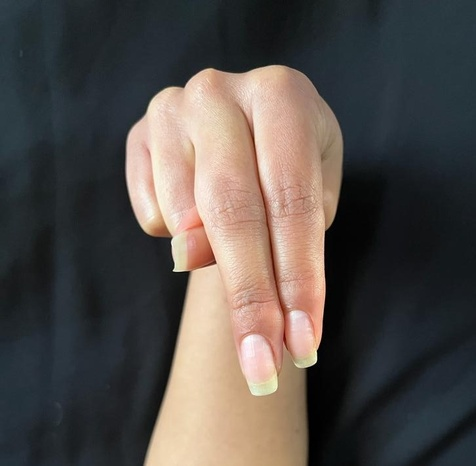
#> input picture Images/Ny.jpg, 476 x 466 px, shrunk from 726 x 710 before the run
$ python code_1_2_Hu_distance.py
#> lines starting #> are read from the running program, lines starting #| are printed output that depends on the picture; after the words box and inside, x2 and y2 are one past the last pixel; in counts of white or black regions, pixels touching at a corner belong together; long printed decimals are rounded
#> further down, imagen is the input picture: shape (466, 476, 3); mean B, G, R 74.2, 77.9, 83.9
# Librerias
import cv2 as cv
import numpy as np
from skimage import io
from skimage import filters

from math import copysign, log10

# Pre-procesamiento de imagen
def algoritmo_region_bordes(imagen):
    # Eliminación de ruido - Preprocesamiento (2)
    im_ruido = cv.pyrMeanShiftFiltering(imagen,sp=30,sr=50)

    # Escala de grises - Preprocesamiento (3)
    im_gris = cv.cvtColor(im_ruido, cv.COLOR_BGR2GRAY)

    # Binarización | Binarización de Otsu - Segmentación (4)
    ret, im_binaria = cv.threshold(im_gris, 0, 255, cv.THRESH_BINARY | cv.THRESH_OTSU)
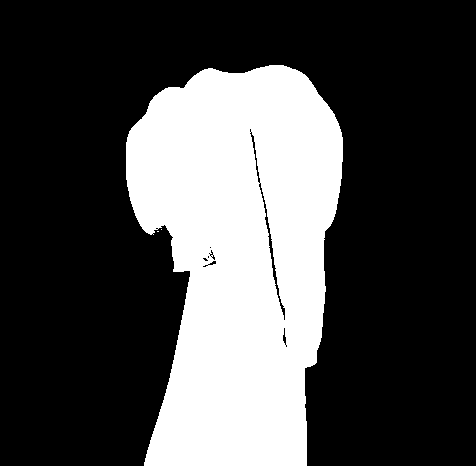
#> im_binaria: shape (466, 476); 29.2% white; 3 white regions (2 under 20 px), largest, box (x1, y1, x2, y2) and area: (126, 65, 343, 466) 64824
#> ret = 111

    # Detección de bordes - Segmentación (5)
    img_filtro1 = filters.sobel(im_binaria)

    # Operaciones morfologicas - Segmentación (6)
    kernel = cv.getStructuringElement(cv.MORPH_RECT, (3, 3))
    apertura = cv.morphologyEx(im_binaria, cv.MORPH_OPEN, kernel=kernel, iterations=2)
#> apertura: shape (466, 476); 29.2% white; 1 white region, box (x1, y1, x2, y2) and area: (126, 65, 343, 466) 64740
    dilatacion = cv.dilate(apertura, kernel, iterations=3)
#> dilatacion: shape (466, 476); 31.1% white; 1 white region, box (x1, y1, x2, y2) and area: (123, 62, 346, 466) 68905

   # Umbralización - Segmentación (7)
    th, im_umbral = cv.threshold(apertura, 80, 150, cv.THRESH_BINARY_INV)

    # Copia de la imagen umbralizada - Segmentación (8)
    im_umbral_copia = im_umbral.copy()

    # Mascara para rellenar con 2 pixeles mayores a la imagen - Segmentación (9)  [Relleno]
    a, l = im_umbral.shape[:2]
#> a = 466; l = 476
    mascara = np.zeros((a+2, l+2), np.uint8)

    # Rellenando desde el punto (0, 0) al 255
    cv.floodFill(im_umbral_copia, mascara, (0,0), 255);
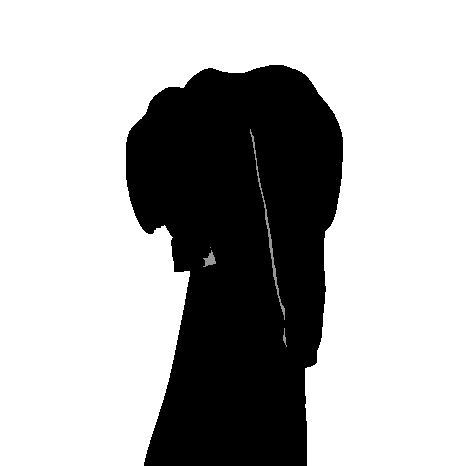
#> im_umbral_copia: shape (466, 476); min 0, max 255, mean 180.3

    # Invertido del relleno de la imagen - Segmentación (10) [Relleno invertido]
    im_seg_inv = cv.bitwise_not(im_umbral_copia)

    # Combinación de imagenes para obtener imagen rellenada - Segmentación (11)
    im_combinada = im_umbral | im_seg_inv
#> im_combinada: shape (466, 476); values 150 (black) and 255 (white), 29.4% white; 1 white region, box (x1, y1, x2, y2) and area: (126, 65, 343, 466) 65276

    # Binarización de otsu - Segmentación (12)
    ret, im_binaria2 = cv.threshold(im_combinada, 0, 255, cv.THRESH_BINARY | cv.THRESH_OTSU)
#> ret = 150
    #--- se usará para momentos ---
    #tamanio_imagen('Imagen binaria rellena')
    #cv.imshow('Imagen binaria rellena', im_binaria2)
    #momentos(im_binaria2)
    distance(im_binaria2)
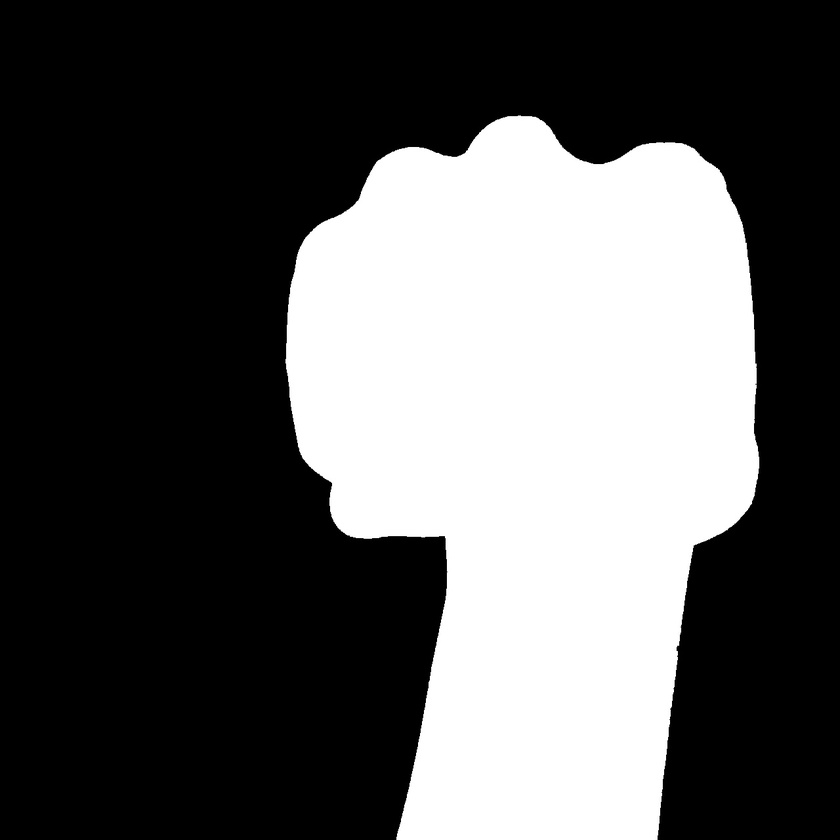
#> input picture Images/NewImages/N.jpg, 840 x 840 px, shrunk from 1280 x 1280 before the run, found by its file name
#> in distance, im2 is the input picture: shape (840, 840); min 0, max 255, mean 88.5
#> in distance, `m2 = cv.matchShapes(im1,im2,cv.CONTOURS_MATCH_I2,0)`: m2 = 0.0747
#| Imagen Are comp. Imagen Yara: 0.07473

    # Etiquetado - Técnicas y funciones de python (13)
    distancia = cv.distanceTransform(im_binaria2, cv.DIST_L2, 3)
    distancia_salida = cv.normalize(distancia, 0, 1.0, cv.NORM_MINMAX)
    ret, superficie = cv.threshold(distancia_salida, distancia_salida.max() * 0.3, 255, cv.THRESH_BINARY)
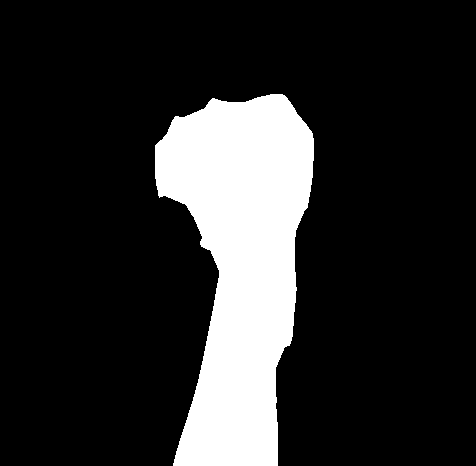
#> superficie: shape (466, 476) float32; 17.1% white; 1 white region, box (x1, y1, x2, y2) and area: (155, 94, 314, 466) 37900
#> ret = 0.00265

    # Marcadores de superficie a 8 bits - Técnicas y funciones de python (14)
    superficie_8 = np.uint8(superficie)
    superficie_desconocida = cv.subtract(dilatacion, superficie_8)      #dilatacion
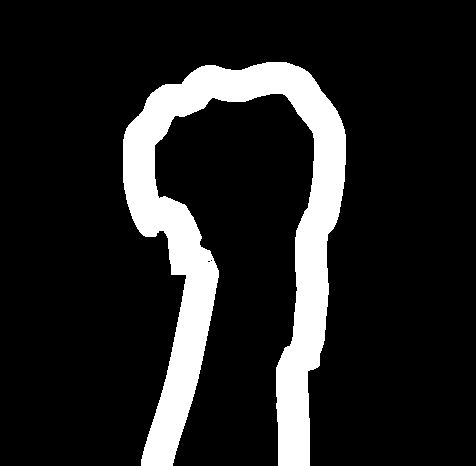
#> superficie_desconocida: shape (466, 476); 14% white; 1 white region, box (x1, y1, x2, y2) and area: (123, 62, 346, 466) 31005
    # Etiquetado
    ret, etiquetado = cv.connectedComponents(superficie_8)
#> ret = 2
    print("Total de regiones:",ret)
#| Total de regiones: 2

    # Agregamos 1
    etiquetado = etiquetado + 1
#> etiquetado: shape (466, 476) int32; values 1 (black) and 2 (white), 17.1% white; 1 white region
    # Región desconocida como 0
    etiquetado[superficie_desconocida == 255] = 0

    etiquetado = cv.watershed(imagen, markers=etiquetado)
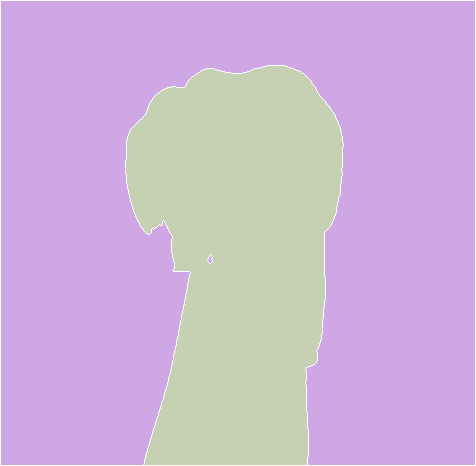
#> etiquetado: shape (466, 476) int32; 3 distinct labels, from -1 to 2; one colour per label, 0 black, -1 white
    imagen[etiquetado == -1] = [0, 0, 255]
    #Fin etiquetado

    #Proceso de realzado de contorno - Técnicas y funciones de python (15)
    contorno,ret = cv.findContours(im_binaria2, cv.RETR_TREE, cv.CHAIN_APPROX_SIMPLE)
#> contorno = 1 contour; box (x1, y1, x2, y2) and area: (126, 65, 343, 466) 64712; ret = [[-1, -1, -1, -1]]
    #Dibuja el contorno color lila
    cv.drawContours (imagen, contorno, -1,(128, 0, 128),3)
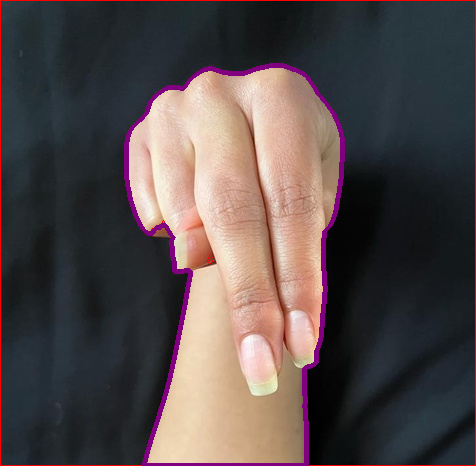
#> imagen: shape (466, 476, 3); mean B, G, R 74.4, 74.8, 85.4

def distance(im1):
#imagen para comparar
    im2 = cv.imread("Images/N.jpg",cv.IMREAD_GRAYSCALE)
    # im3 = cv.imread("Images/B_dark.jpeg",cv.IMREAD_GRAYSCALE)

    #m1 = cv.matchShapes(im1,im1,cv.CONTOURS_MATCH_I2,0)
    m2 = cv.matchShapes(im1,im2,cv.CONTOURS_MATCH_I2,0)
    # m3 = cv.matchShapes(im1,im3,cv.CONTOURS_MATCH_I2,0)

    print("Distancia entre \n-------------------------")

    print("Imagen Are comp. Imagen Yara: {}".format(m2))
    # print("BC original and bt (trasera) : {}".format(m2))
    # print("BC original and B_dark : {}".format(m3))

 # Adquisición de imagen (1)
imagen = cv.imread('Images/Ny.jpg')
# Procesamiento de imagen
algoritmo_region_bordes(imagen)
